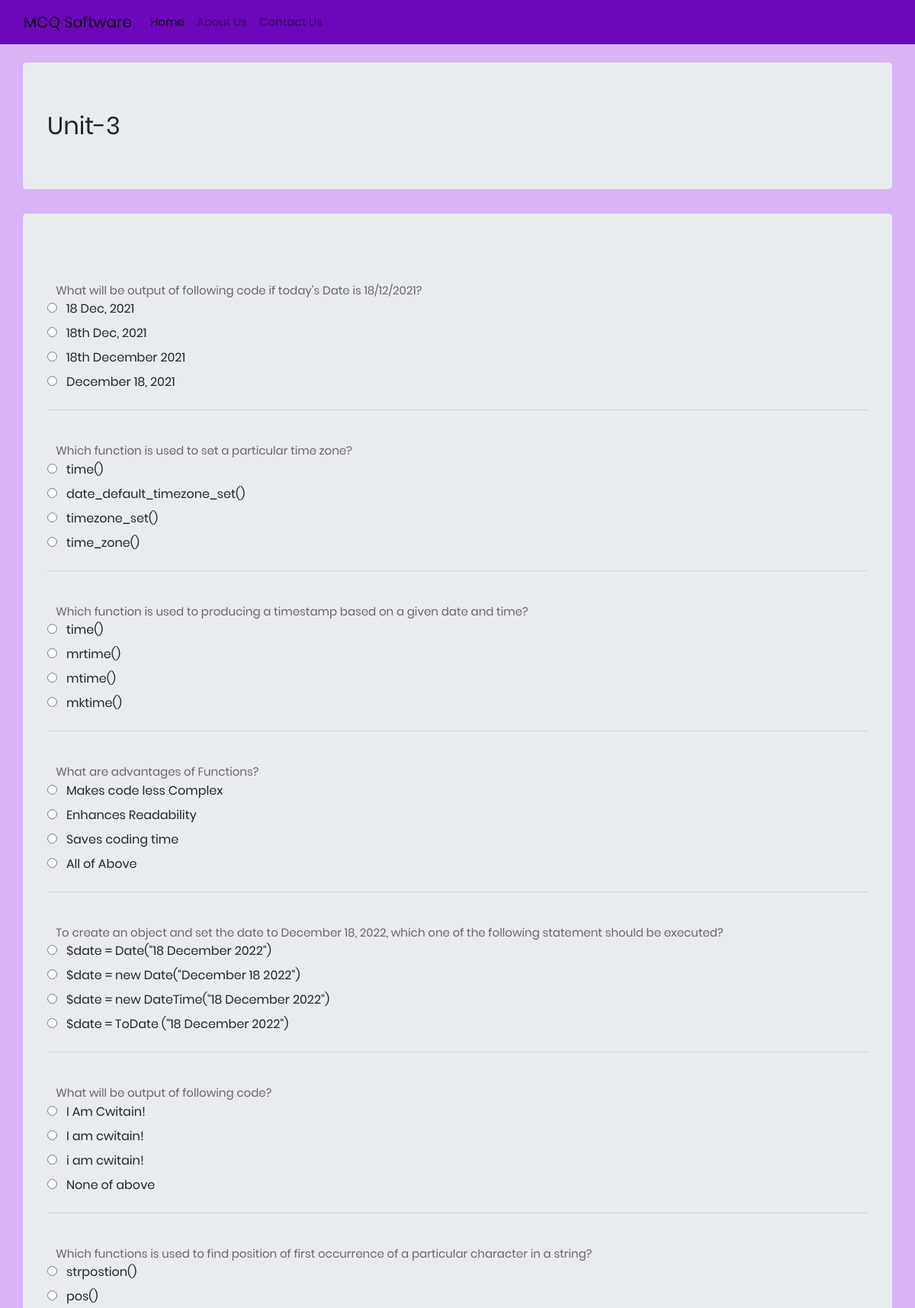
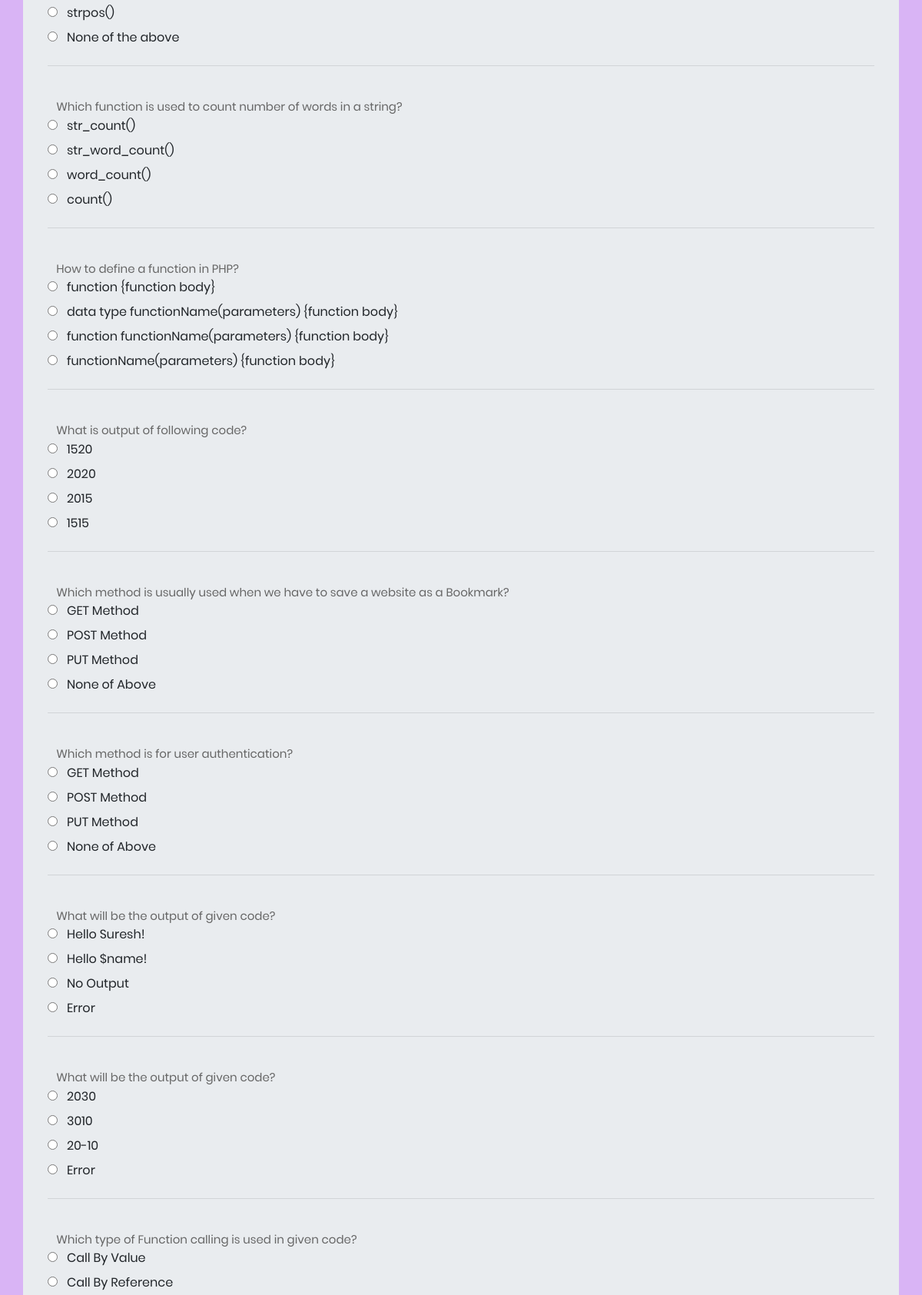
The page /tpquiz.php (upper part) on the database its author committed (2 pictures, top to bottom).
### tables this page shows
CREATE TABLE `activated` (
  `quizname` varchar(255) NOT NULL
);

CREATE TABLE `questions` (
  `Id` int(7) NOT NULL,
  `quizname` varchar(255) NOT NULL,
  `question` varchar(500) NOT NULL,
  `opt1` varchar(255) NOT NULL,
  `opt2` varchar(255) NOT NULL,
  `opt3` varchar(255) NOT NULL,
  `opt4` varchar(255) NOT NULL,
  `ans` varchar(255) NOT NULL
);

### tpquiz.php (the view, shortened to what this page needs)
<!DOCTYPE html>
<html lang="en">
<head>
    <link rel="stylesheet" href="assets/bootstrap/css/bootstrap.min.css">
    <link rel="stylesheet" href="assets/css/styles.css">
</head>
<body style="background: rgb(217,180,245);">
    <nav class="navbar navbar-light navbar-expand-md" style="color: var(--indigo);background: #6c07bb;">
        <div class="container-fluid"><a class="navbar-brand" href="">MCQ Software</a>
            <div class="collapse navbar-collapse" id="navcol-1">
                <ul class="navbar-nav">
                    <li class="nav-item"><a class="nav-link active" href="">Home</a></li>
                    <li class="nav-item"><a class="nav-link" href="#">About Us</a></li>
                    <li class="nav-item"><a class="nav-link" href="#">Contact Us</a></li>
                </ul>
            </div>
        </div>
    </nav>
    <?php
        require ('config.php');
    ?>
    <br>
    <div class="jumbotron container">
        <?php
            $conn=mysqli_connect($server_name,$username,$password,$database_name);
            $sql_query = "SELECT * from activated";
            $records = mysqli_query($conn,$sql_query);
            $qz="No Quizzes Available for now!";
            while($data = mysqli_fetch_array($records)){
                $qz=$data['quizname'];
            }
            echo "<h2>$qz<h2>";
        ?>
    </div>
    <div class="container jumbotron">
        <form action="studentsaved.php" method="post">
            <div id="textboxDiv">
                <?php
                    $conn=mysqli_connect($server_name,$username,$password,$database_name);
                    $num=0;
                    $sql_query = "SELECT * from questions where quizname='$qz'";
                    $records = mysqli_query($conn,$sql_query);
                    while($data = mysqli_fetch_array($records)){
                        $q=$data['question'];
                        $opt1=$data['opt1'];
                        $opt2=$data['opt2'];
                        $opt3=$data['opt3'];
                        $opt4=$data['opt4'];
                        $w="text".$num;
                        $w1="radio".$num;
                        $w11="radio".$num;
                        echo "<div><br><input type='hidden' class='form-control' value='$q' id='$w' name='$w'/></div>";
                        echo "<div><p>&ensp; $q</p></div>";
                        echo "<table><tr><td><div><input type='radio' id='$w1' name='$w11' value='$opt1'/><label for='$w11'>&ensp;&nbsp;$opt1</label></div></td></tr></table>";
                        echo "<table><tr><td><div><input type='radio' id='$w1' name='$w11' value='$opt2'/><label for='$w11'>&ensp;&nbsp;$opt2</label></div></td></tr></table>";
                        echo "<table><tr><td><div><input type='radio' id='$w1' name='$w11' value='$opt3'/><label for='$w11'>&ensp;&nbsp;$opt3</label></div></td></tr></table>";
                        echo "<table><tr><td><div><input type='radio' id='$w1' name='$w11' value='$opt4'/><label for='$w11'>&ensp;&nbsp;$opt4</label></div></td></tr></table>";
                        echo "<hr>";
                        $num=$num+1;
                    }
                ?>
            </div>
            <br>
        </form>
        <br>
    </div>
</body>
</html>

### assets/css/styles.css (style rules this page uses)
* { margin: 0px; padding: 0px; box-sizing: border-box; }
body, html { height: 100%; font-family: Poppins-Regular, sans-serif; }
a { font-family: Poppins-Regular; font-size: 15px; line-height: 1.7; color: #666666; margin: 0px; transition: all 0.4s; -webkit-transition: all 0.4s; -o-transition: all 0.4s; -moz-transition: all 0.4s; }
h1,h2,h3,h4,h5,h6 { margin: 0px; }
p { font-family: Poppins-Regular; font-size: 15px; line-height: 1.7; color: #666666; margin: 0px; }
ul, li { margin: 0px; list-style-type: none; }
input { outline: none; border: none; }

### rows shown on the page
activated: quizname "Unit-3"
questions: question "What will be output of following code if today’s Date is 18/12/2021?", opt1 "18 Dec, 2021", opt2 "18th Dec, 2021", opt3 "18th December 2021", opt4 "December 18, 2021"
questions: question "Which function is used to set a particular time zone?", opt1 "time()", opt2 "date_default_timezone_set()", opt3 "timezone_set()", opt4 "time_zone()"
questions: question "Which function is used to producing a timestamp based on a given date and time?", opt1 "time()", opt2 "mrtime()", opt3 "mtime()", opt4 "mktime()"
questions: question "What are advantages of Functions?", opt1 "Makes code less Complex", opt2 "Enhances Readability", opt3 "Saves coding time", opt4 "All of Above"
questions: question "To create an object and set the date to December 18, 2022, which one of the following statement should be executed?", opt1 "$date = Date(“18 December 2022“)", opt2 "$date = new Date(“December 18 2022“)", opt3 "$date = new DateTime(“18 December 2022“)", opt4 "$date = ToDate (“18 December 2022“)"
questions: question "What will be output of following code?", opt1 "I Am Cwitain!", opt2 "I am cwitain!", opt3 "i am cwitain!", opt4 "None of above"
questions: question "Which functions is used to find position of first occurrence of a particular character in a string?", opt1 "strpostion()", opt2 "pos()", opt3 "strpos()", opt4 "None of the above"
questions: question "Which function is used to count number of words in a string?", opt1 "str_count()", opt2 "str_word_count()", opt3 "word_count()", opt4 "count()"
questions: question "How to define a function in PHP?", opt1 "function {function body}", opt2 "data type functionName(parameters) {function body}", opt3 "function functionName(parameters) {function body}", opt4 "functionName(parameters) {function body}"
questions: question "What is output of following code?", opt1 "1520", opt2 "2020", opt3 "2015", opt4 "1515"
questions: question "Which method is usually used when we have to save a website as a Bookmark?", opt1 "GET Method", opt2 "POST Method", opt3 "PUT Method", opt4 "None of Above"
questions: question "Which method is for user authentication?", opt1 "GET Method", opt2 "POST Method", opt3 "PUT Method", opt4 "None of Above"
questions: question "What will be the output of given code?", opt1 "Hello Suresh!", opt2 "Hello $name!", opt3 "No Output", opt4 "Error"
questions: question "What will be the output of given code?", opt1 "2030", opt2 "3010", opt3 "20-10", opt4 "Error"
questions: question "Which type of Function calling is used in given code?", opt1 "Call By Value", opt2 "Call By Reference"
